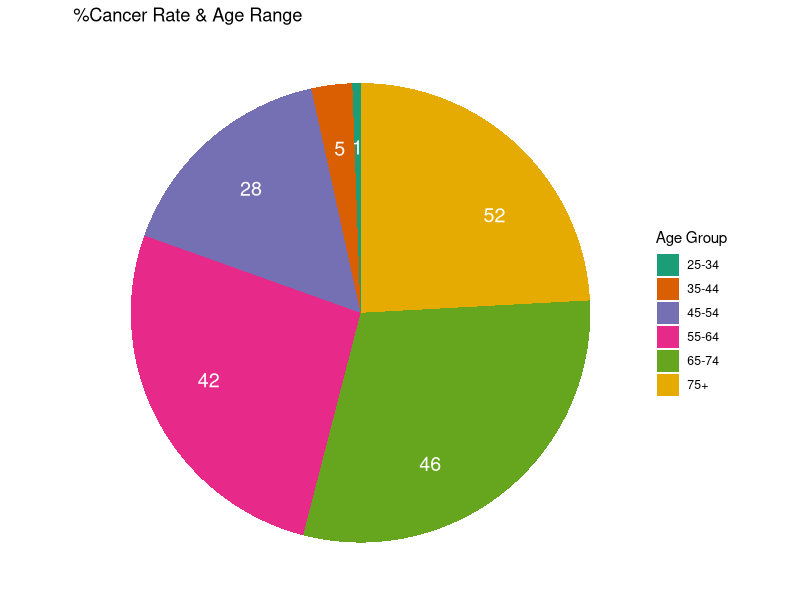
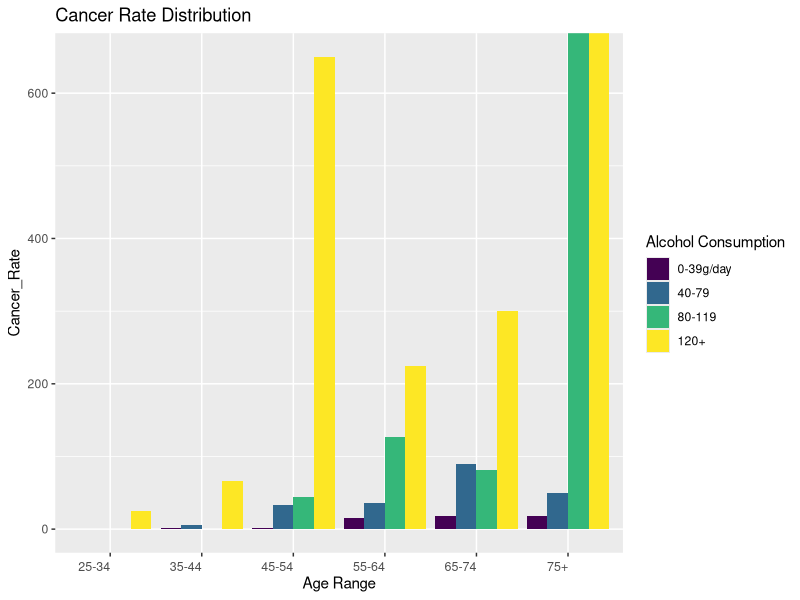
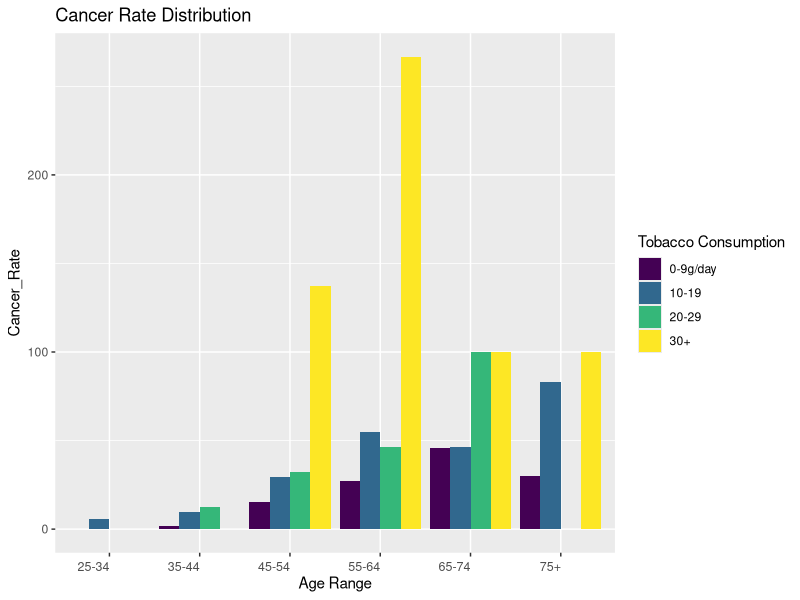
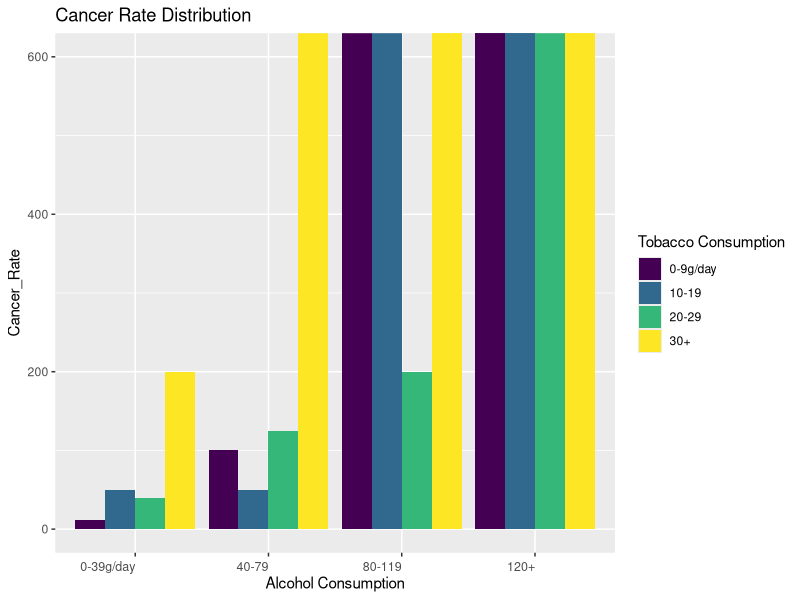

The R script that drew these images, in order: (Note: this script raises an error after producing the figures.)
## ---- chunk 1

knitr::opts_chunk$set(echo = TRUE, warning=FALSE, message=FALSE, error=FALSE)

## ---- chunk 2
library(tidyverse)
library(rio)
library(ggplot2)
library(dplyr)
library(lubridate)
## ---- chunk 3
head(esoph, 10)
## ---- chunk 4
summary(esoph)
## ---- chunk 5
dt1<- esoph %>%
  group_by(agegp)%>%
  summarise(total_ncases = sum(ncases), total_control = sum(ncontrols))%>%
  mutate(Cancer_Rate = round(total_ncases*100/total_control))%>%
  arrange(desc(Cancer_Rate))
  
  dt1
ggplot(dt1, aes(x="", y=Cancer_Rate,"%", fill=agegp)) + geom_bar(stat="identity") + 
  geom_text(aes(x= 1.2, y = Cancer_Rate/2 + c(0, cumsum(Cancer_Rate)[-length(Cancer_Rate)]), label = Cancer_Rate),  size=5, color = "white")+
  coord_polar(theta = "y") + 
  scale_fill_brewer(palette = "Dark2")+
  theme_void()+ 
  labs(title = "%Cancer Rate & Age Range", fill = "Age Group")
  
## ---- chunk 6
dt2<- esoph %>%
  group_by(agegp,alcgp)%>%
  summarise(total_ncases = sum(ncases), total_control = sum(ncontrols))%>%
  mutate(Cancer_Rate = total_ncases*100/ total_control)%>%
  arrange(desc(Cancer_Rate))
  
  dt2

  ggplot(dt2, aes(x = agegp, y = Cancer_Rate, fill= alcgp))+
  geom_bar(stat="identity", position = "dodge" ) +theme(axis.text.x = element_text(angle=0, size=9, vjust=0.5,hjust=1)) +
    labs(title = "Cancer Rate Distribution", x = "Age Range", fill="Alcohol Consumption")
## ---- chunk 7
dt3<- esoph %>%
  group_by(agegp,tobgp)%>%
  summarise(total_ncases = sum(ncases), total_control = sum(ncontrols))%>%
  mutate(Cancer_Rate = total_ncases*100/ total_control)%>%
  arrange(desc(Cancer_Rate))
  
  dt3

  ggplot(dt3, aes(x = agegp, y = Cancer_Rate, fill= tobgp))+
  geom_bar(stat="identity", position = "dodge") +theme(axis.text.x = element_text(angle=0, size=9, vjust=0.5,hjust=1)) +
    labs(title = "Cancer Rate Distribution", x = "Age Range",fill="Tobacco Consumption")
## ---- chunk 8
dt3<- esoph %>%
  group_by(agegp,alcgp, tobgp)%>%
  summarise(total_ncases = sum(ncases), total_control = sum(ncontrols))%>%
  mutate(Cancer_Rate = total_ncases*100/ total_control)%>%
  arrange(desc(Cancer_Rate))
  
  dt2

  ggplot(dt3, aes(x = alcgp, y = Cancer_Rate, fill= tobgp))+
  geom_bar(stat="identity", position = "dodge") +theme(axis.text.x = element_text(angle=0, size=9, vjust=0.5,hjust=1)) +
    labs(title = "Cancer Rate Distribution", x = "Alcohol Consumption", fill = "Tobacco Consumption")
## ---- chunk 9
 ys<- rio::import("https://github.com/pjournal/mef04-sivasbaris/blob/gh-pages/young_people_responses.csv?raw=True")

raw_ys<- na.omit(ys)
glimpse(raw_ys)

## ---- chunk 10

survey_df = as.data.frame(raw_ys)
survey_data = survey_df[32:63]
head(survey_data)
summary(survey_data)
glimpse(survey_data)
## ---- chunk 11
pca <- princomp(as.matrix(survey_data[1:32]),cor=T)
summary(pca,loadings=TRUE)
## ---- chunk 12
pca <- princomp(as.matrix(survey_data[1:14]),cor=T)
summary(pca,loadings=TRUE)
## ---- chunk 13
ggplot(data.frame(pc=1:14,cum_var=c(0.1933541, 0.3571346, 0.5026248, 0.57892018, 0.6512518, 0.71726939, 0.78188972, 0.82759186, 0.86688253, 0.90265997, 0.93509576, 0.95916222, 0.98186244, 1.00000000)),aes(x=pc,y=cum_var)) + 
  geom_point() + 
  geom_line()
## ---- chunk 14
survey_mds_data <- survey_data[,sapply(survey_data,class)=="integer"] %>%
  select(History:Pets)
## ---- chunk 15
survey_mds_distance <- 1 - cor(survey_mds_data)

survey_mds <- cmdscale(survey_mds_distance,k=2)

colnames(survey_mds) <- c("x","y")

print(survey_mds)
## ---- chunk 16
ggplot(data.frame(survey_mds),aes(x=x,y=y)) +
  geom_text(label=rownames(survey_mds),size=3.5) +
  labs(x="x",y="y", title="MDS - Grouping Hobies By Relational Distance") 
